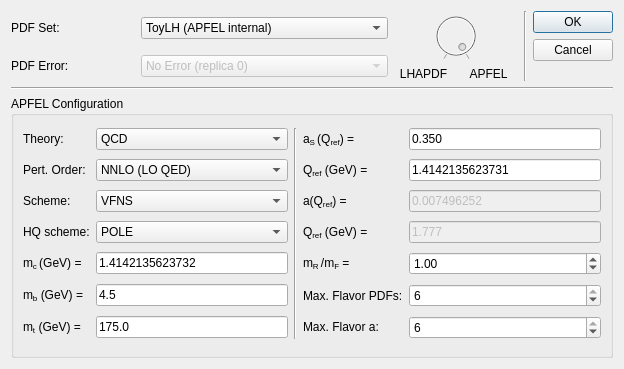
<?xml version="1.0" encoding="UTF-8"?>
<ui version="4.0">
 <class>PDFDialog</class>
 <widget class="QDialog" name="PDFDialog">
  <property name="geometry">
   <rect>
    <x>0</x>
    <y>0</y>
    <width>624</width>
    <height>369</height>
   </rect>
  </property>
  <property name="windowTitle">
   <string>Adding new PDF set</string>
  </property>
  <property name="windowIcon">
   <iconset resource="../resources/resource.qrc">
    <normaloff>:/icons/logo.png</normaloff>:/icons/logo.png</iconset>
  </property>
  <property name="styleSheet">
   <string notr="true"/>
  </property>
  <layout class="QGridLayout" name="gridLayout_2">
   <item row="1" column="0">
    <widget class="QLabel" name="label_4">
     <property name="text">
      <string>PDF Error:</string>
     </property>
    </widget>
   </item>
   <item row="0" column="5" rowspan="2">
    <widget class="QDialogButtonBox" name="buttonBox">
     <property name="orientation">
      <enum>Qt::Vertical</enum>
     </property>
     <property name="standardButtons">
      <set>QDialogButtonBox::Cancel|QDialogButtonBox::Ok</set>
     </property>
    </widget>
   </item>
   <item row="0" column="0">
    <widget class="QLabel" name="label">
     <property name="text">
      <string>PDF Set:</string>
     </property>
    </widget>
   </item>
   <item row="0" column="1" colspan="2">
    <widget class="QComboBox" name="comboPDFset">
     <item>
      <property name="text">
       <string>ToyLH (APFEL internal)</string>
      </property>
     </item>
    </widget>
   </item>
   <item row="0" column="4" rowspan="2">
    <widget class="Line" name="line_2">
     <property name="orientation">
      <enum>Qt::Vertical</enum>
     </property>
    </widget>
   </item>
   <item row="1" column="1" colspan="2">
    <widget class="QComboBox" name="comboPDFerror">
     <property name="enabled">
      <bool>false</bool>
     </property>
     <item>
      <property name="text">
       <string>No Error (replica 0)</string>
      </property>
     </item>
     <item>
      <property name="text">
       <string>NNPDF (Monte Carlo)</string>
      </property>
     </item>
     <item>
      <property name="text">
       <string>MSTW/CTEQ</string>
      </property>
     </item>
     <item>
      <property name="text">
       <string>ABM</string>
      </property>
     </item>
     <item>
      <property name="text">
       <string>HERAPDF</string>
      </property>
     </item>
    </widget>
   </item>
   <item row="0" column="3" rowspan="2">
    <layout class="QGridLayout" name="gridLayout">
     <item row="1" column="1">
      <widget class="QLabel" name="label_2">
       <property name="text">
        <string>LHAPDF</string>
       </property>
       <property name="alignment">
        <set>Qt::AlignCenter</set>
       </property>
      </widget>
     </item>
     <item row="0" column="1" colspan="2">
      <widget class="QDial" name="dialDLAGP">
       <property name="enabled">
        <bool>false</bool>
       </property>
       <property name="minimum">
        <number>0</number>
       </property>
       <property name="maximum">
        <number>1</number>
       </property>
       <property name="singleStep">
        <number>1</number>
       </property>
       <property name="pageStep">
        <number>0</number>
       </property>
       <property name="value">
        <number>1</number>
       </property>
       <property name="sliderPosition">
        <number>1</number>
       </property>
       <property name="tracking">
        <bool>true</bool>
       </property>
       <property name="orientation">
        <enum>Qt::Horizontal</enum>
       </property>
       <property name="invertedAppearance">
        <bool>false</bool>
       </property>
       <property name="invertedControls">
        <bool>false</bool>
       </property>
       <property name="wrapping">
        <bool>false</bool>
       </property>
       <property name="notchesVisible">
        <bool>true</bool>
       </property>
      </widget>
     </item>
     <item row="1" column="2">
      <widget class="QLabel" name="label_3">
       <property name="text">
        <string>APFEL</string>
       </property>
       <property name="alignment">
        <set>Qt::AlignCenter</set>
       </property>
      </widget>
     </item>
    </layout>
   </item>
   <item row="2" column="0" colspan="6">
    <widget class="Line" name="line">
     <property name="orientation">
      <enum>Qt::Horizontal</enum>
     </property>
    </widget>
   </item>
   <item row="3" column="0" colspan="6">
    <widget class="QGroupBox" name="groupBox">
     <property name="enabled">
      <bool>true</bool>
     </property>
     <property name="title">
      <string>APFEL Configuration</string>
     </property>
     <layout class="QGridLayout" name="gridLayout_3">
      <item row="0" column="0">
       <widget class="QLabel" name="label_5">
        <property name="text">
         <string>Theory:</string>
        </property>
       </widget>
      </item>
      <item row="0" column="1">
       <widget class="QComboBox" name="comboBox_theory">
        <item>
         <property name="text">
          <string>QCD</string>
         </property>
        </item>
        <item>
         <property name="text">
          <string>QED</string>
         </property>
        </item>
        <item>
         <property name="text">
          <string>QECDP</string>
         </property>
        </item>
        <item>
         <property name="text">
          <string>QCEDP</string>
         </property>
        </item>
        <item>
         <property name="text">
          <string>QavDP</string>
         </property>
        </item>
        <item>
         <property name="text">
          <string>QECDS</string>
         </property>
        </item>
        <item>
         <property name="text">
          <string>QCEDS</string>
         </property>
        </item>
        <item>
         <property name="text">
          <string>QavDS</string>
         </property>
        </item>
       </widget>
      </item>
      <item row="0" column="2" rowspan="7">
       <widget class="Line" name="line_3">
        <property name="orientation">
         <enum>Qt::Vertical</enum>
        </property>
       </widget>
      </item>
      <item row="0" column="3">
       <widget class="QLabel" name="label_16">
        <property name="text">
         <string>&lt;html&gt;&lt;head/&gt;&lt;body&gt;&lt;p&gt;&lt;span style=&quot; font-family:'Symbol';&quot;&gt;a&lt;/span&gt;&lt;span style=&quot; vertical-align:sub;&quot;&gt;S &lt;/span&gt;(Q&lt;span style=&quot; vertical-align:sub;&quot;&gt;ref&lt;/span&gt;) =&lt;/p&gt;&lt;/body&gt;&lt;/html&gt;</string>
        </property>
       </widget>
      </item>
      <item row="0" column="4">
       <widget class="QLineEdit" name="lineEdit_as">
        <property name="text">
         <string>0.350</string>
        </property>
       </widget>
      </item>
      <item row="1" column="0">
       <widget class="QLabel" name="label_8">
        <property name="text">
         <string>Pert. Order:</string>
        </property>
       </widget>
      </item>
      <item row="1" column="1">
       <widget class="QComboBox" name="comboBox_ptord">
        <property name="currentIndex">
         <number>2</number>
        </property>
        <item>
         <property name="text">
          <string>LO (LO QED)</string>
         </property>
        </item>
        <item>
         <property name="text">
          <string>NLO (LO QED)</string>
         </property>
        </item>
        <item>
         <property name="text">
          <string>NNLO (LO QED)</string>
         </property>
        </item>
       </widget>
      </item>
      <item row="1" column="3">
       <widget class="QLabel" name="label_17">
        <property name="text">
         <string>&lt;html&gt;&lt;head/&gt;&lt;body&gt;&lt;p&gt;Q&lt;span style=&quot; vertical-align:sub;&quot;&gt;ref&lt;/span&gt; (GeV) =&lt;/p&gt;&lt;/body&gt;&lt;/html&gt;</string>
        </property>
       </widget>
      </item>
      <item row="1" column="4">
       <widget class="QLineEdit" name="lineEdit_Qas">
        <property name="enabled">
         <bool>true</bool>
        </property>
        <property name="text">
         <string>1.4142135623731</string>
        </property>
       </widget>
      </item>
      <item row="2" column="0">
       <widget class="QLabel" name="label_6">
        <property name="text">
         <string>Scheme:</string>
        </property>
       </widget>
      </item>
      <item row="2" column="1">
       <widget class="QComboBox" name="comboBox_scheme">
        <item>
         <property name="text">
          <string>VFNS</string>
         </property>
        </item>
        <item>
         <property name="text">
          <string>FFNS, 3 flavors</string>
         </property>
        </item>
        <item>
         <property name="text">
          <string>FFNS, 4 flavors</string>
         </property>
        </item>
        <item>
         <property name="text">
          <string>FFNS, 5 flavors</string>
         </property>
        </item>
        <item>
         <property name="text">
          <string>FFNS, 6 flavors</string>
         </property>
        </item>
       </widget>
      </item>
      <item row="2" column="3">
       <widget class="QLabel" name="label_18">
        <property name="text">
         <string>&lt;html&gt;&lt;head/&gt;&lt;body&gt;&lt;p&gt;&lt;span style=&quot; font-family:'Symbol';&quot;&gt;a&lt;/span&gt;&lt;span style=&quot; vertical-align:sub;&quot;/&gt;(Q&lt;span style=&quot; vertical-align:sub;&quot;&gt;ref&lt;/span&gt;) =&lt;/p&gt;&lt;/body&gt;&lt;/html&gt;</string>
        </property>
       </widget>
      </item>
      <item row="2" column="4">
       <widget class="QLineEdit" name="lineEdit_a">
        <property name="enabled">
         <bool>false</bool>
        </property>
        <property name="text">
         <string>0.007496252</string>
        </property>
       </widget>
      </item>
      <item row="3" column="0">
       <widget class="QLabel" name="label_7">
        <property name="text">
         <string>HQ scheme:</string>
        </property>
       </widget>
      </item>
      <item row="3" column="1">
       <widget class="QComboBox" name="comboBox_hqscheme">
        <property name="enabled">
         <bool>true</bool>
        </property>
        <item>
         <property name="text">
          <string>POLE</string>
         </property>
        </item>
        <item>
         <property name="text">
          <string>MSbar</string>
         </property>
        </item>
       </widget>
      </item>
      <item row="3" column="3">
       <widget class="QLabel" name="label_19">
        <property name="text">
         <string>&lt;html&gt;&lt;head/&gt;&lt;body&gt;&lt;p&gt;Q&lt;span style=&quot; vertical-align:sub;&quot;&gt;ref&lt;/span&gt; (GeV) =&lt;/p&gt;&lt;/body&gt;&lt;/html&gt;</string>
        </property>
       </widget>
      </item>
      <item row="3" column="4">
       <widget class="QLineEdit" name="lineEdit_Qa">
        <property name="enabled">
         <bool>false</bool>
        </property>
        <property name="text">
         <string>1.777</string>
        </property>
       </widget>
      </item>
      <item row="4" column="0">
       <widget class="QLabel" name="label_20">
        <property name="text">
         <string>&lt;html&gt;&lt;head/&gt;&lt;body&gt;&lt;p&gt;m&lt;span style=&quot; vertical-align:sub;&quot;&gt;c &lt;/span&gt; (GeV) =&lt;/p&gt;&lt;/body&gt;&lt;/html&gt;</string>
        </property>
       </widget>
      </item>
      <item row="4" column="1">
       <widget class="QLineEdit" name="lineEdit_mc">
        <property name="inputMethodHints">
         <set>Qt::ImhDigitsOnly</set>
        </property>
        <property name="inputMask">
         <string notr="true"/>
        </property>
        <property name="text">
         <string>1.4142135623732</string>
        </property>
        <property name="alignment">
         <set>Qt::AlignLeading|Qt::AlignLeft|Qt::AlignVCenter</set>
        </property>
       </widget>
      </item>
      <item row="4" column="3">
       <widget class="QLabel" name="label_23">
        <property name="text">
         <string>&lt;html&gt;&lt;head/&gt;&lt;body&gt;&lt;p&gt;&lt;span style=&quot; font-family:'Symbol';&quot;&gt;m&lt;/span&gt;&lt;span style=&quot; vertical-align:sub;&quot;&gt;R &lt;/span&gt;/&lt;span style=&quot; vertical-align:sub;&quot;/&gt;&lt;span style=&quot; font-family:'Symbol';&quot;&gt;m&lt;/span&gt;&lt;span style=&quot; vertical-align:sub;&quot;&gt;F&lt;/span&gt; =&lt;/p&gt;&lt;/body&gt;&lt;/html&gt;</string>
        </property>
       </widget>
      </item>
      <item row="4" column="4">
       <widget class="QDoubleSpinBox" name="doubleSpinBox_murmuf">
        <property name="value">
         <double>1.000000000000000</double>
        </property>
       </widget>
      </item>
      <item row="5" column="0">
       <widget class="QLabel" name="label_21">
        <property name="text">
         <string>&lt;html&gt;&lt;head/&gt;&lt;body&gt;&lt;p&gt;m&lt;span style=&quot; vertical-align:sub;&quot;&gt;b&lt;/span&gt; (GeV) =&lt;/p&gt;&lt;/body&gt;&lt;/html&gt;</string>
        </property>
       </widget>
      </item>
      <item row="5" column="1">
       <widget class="QLineEdit" name="lineEdit_mb">
        <property name="text">
         <string>4.5</string>
        </property>
       </widget>
      </item>
      <item row="5" column="3">
       <widget class="QLabel" name="label_24">
        <property name="text">
         <string>Max. Flavor PDFs:</string>
        </property>
       </widget>
      </item>
      <item row="5" column="4">
       <widget class="QSpinBox" name="spinBox_maxpdf">
        <property name="minimum">
         <number>3</number>
        </property>
        <property name="maximum">
         <number>6</number>
        </property>
        <property name="value">
         <number>6</number>
        </property>
       </widget>
      </item>
      <item row="6" column="0">
       <widget class="QLabel" name="label_22">
        <property name="text">
         <string>&lt;html&gt;&lt;head/&gt;&lt;body&gt;&lt;p&gt;m&lt;span style=&quot; vertical-align:sub;&quot;&gt;t&lt;/span&gt; (GeV) =&lt;/p&gt;&lt;/body&gt;&lt;/html&gt;</string>
        </property>
       </widget>
      </item>
      <item row="6" column="1">
       <widget class="QLineEdit" name="lineEdit_mt">
        <property name="text">
         <string>175.0</string>
        </property>
       </widget>
      </item>
      <item row="6" column="3">
       <widget class="QLabel" name="label_25">
        <property name="text">
         <string>&lt;html&gt;&lt;head/&gt;&lt;body&gt;&lt;p&gt;Max. Flavor &lt;span style=&quot; font-family:'Symbol';&quot;&gt;a:&lt;/span&gt;&lt;/p&gt;&lt;/body&gt;&lt;/html&gt;</string>
        </property>
       </widget>
      </item>
      <item row="6" column="4">
       <widget class="QSpinBox" name="spinBox_maxa">
        <property name="enabled">
         <bool>true</bool>
        </property>
        <property name="minimum">
         <number>3</number>
        </property>
        <property name="maximum">
         <number>6</number>
        </property>
        <property name="value">
         <number>6</number>
        </property>
       </widget>
      </item>
     </layout>
     <zorder>lineEdit_Qas</zorder>
     <zorder>comboBox_scheme</zorder>
     <zorder>line_3</zorder>
     <zorder>lineEdit_as</zorder>
     <zorder>label_5</zorder>
     <zorder>label_17</zorder>
     <zorder>label_6</zorder>
     <zorder>comboBox_ptord</zorder>
     <zorder>comboBox_theory</zorder>
     <zorder>label_8</zorder>
     <zorder>label_16</zorder>
     <zorder>label_18</zorder>
     <zorder>lineEdit_a</zorder>
     <zorder>comboBox_hqscheme</zorder>
     <zorder>label_7</zorder>
     <zorder>label_19</zorder>
     <zorder>lineEdit_Qa</zorder>
     <zorder>lineEdit_mc</zorder>
     <zorder>doubleSpinBox_murmuf</zorder>
     <zorder>label_20</zorder>
     <zorder>label_23</zorder>
     <zorder>lineEdit_mb</zorder>
     <zorder>spinBox_maxpdf</zorder>
     <zorder>label_24</zorder>
     <zorder>label_21</zorder>
     <zorder>spinBox_maxa</zorder>
     <zorder>lineEdit_mt</zorder>
     <zorder>label_25</zorder>
     <zorder>label_22</zorder>
    </widget>
   </item>
  </layout>
 </widget>
 <resources>
  <include location="../resources/resource.qrc"/>
 </resources>
 <connections>
  <connection>
   <sender>buttonBox</sender>
   <signal>accepted()</signal>
   <receiver>PDFDialog</receiver>
   <slot>accept()</slot>
   <hints>
    <hint type="sourcelabel">
     <x>248</x>
     <y>254</y>
    </hint>
    <hint type="destinationlabel">
     <x>157</x>
     <y>272</y>
    </hint>
   </hints>
  </connection>
  <connection>
   <sender>buttonBox</sender>
   <signal>rejected()</signal>
   <receiver>PDFDialog</receiver>
   <slot>reject()</slot>
   <hints>
    <hint type="sourcelabel">
     <x>316</x>
     <y>260</y>
    </hint>
    <hint type="destinationlabel">
     <x>286</x>
     <y>272</y>
    </hint>
   </hints>
  </connection>
 </connections>
</ui>
